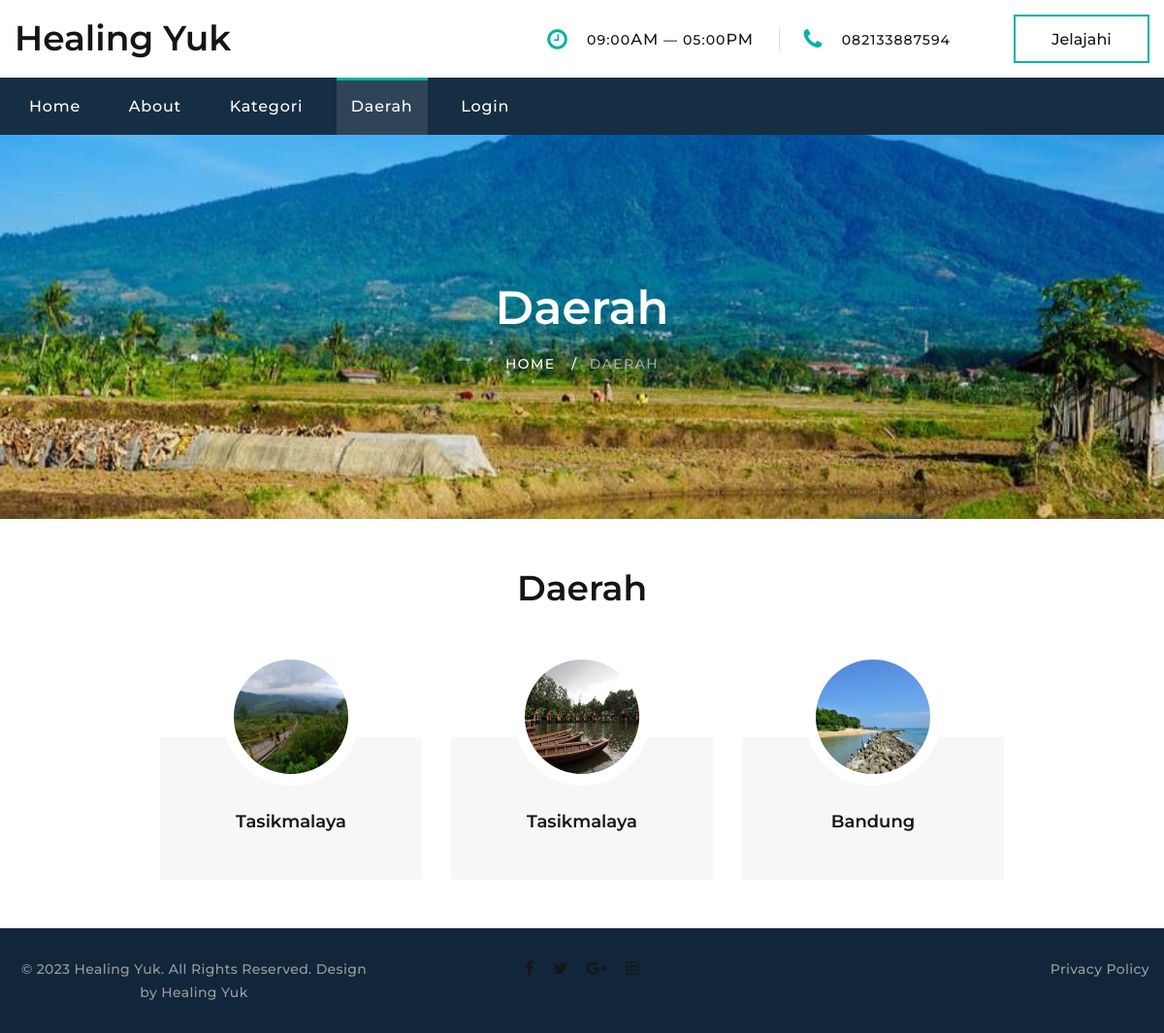
The app's page /daerah.php with its own data.
### tables this page shows
CREATE TABLE `traveling` (
  `id` int(11) NOT NULL,
  `nama_tempat` varchar(255) NOT NULL,
  `gambar` text NOT NULL,
  `deskripsi` text NOT NULL,
  `price` int(20) NOT NULL,
  `fasilitas` text NOT NULL,
  `id_kategori` int(11) NOT NULL,
  `id_daerah` int(11) NOT NULL,
  `lokasi` text NOT NULL
);

CREATE TABLE `daerah` (
  `id_nama_daerah` int(11) NOT NULL,
  `nama_daerah` text NOT NULL
);

### daerah.php (the view, shortened to what this page needs)
<!DOCTYPE html>
<html class="wide wow-animation" lang="en">
<head>
    <?php
    include "public/layouts/head.php";
    ?>
</head>
<body>
    <div class="page">
        <header class="section page-header">
            <div class="rd-navbar-wrap">
                <nav class="rd-navbar rd-navbar-corporate" data-layout="rd-navbar-fixed" data-sm-layout="rd-navbar-fixed" data-md-layout="rd-navbar-fixed" data-md-device-layout="rd-navbar-fixed" data-lg-layout="rd-navbar-static" data-lg-device-layout="rd-navbar-fixed" data-xl-layout="rd-navbar-static" data-xl-device-layout="rd-navbar-static" data-xxl-layout="rd-navbar-static" data-xxl-device-layout="rd-navbar-static" data-lg-stick-up-offset="46px" data-xl-stick-up-offset="46px" data-xxl-stick-up-offset="106px" data-lg-stick-up="true" data-xl-stick-up="true" data-xxl-stick-up="true">
                    <?php
                    include "public/layouts/header.php";
                    ?>
                    <div class="rd-navbar-main-outer">
                        <div class="rd-navbar-main">
                            <div class="rd-navbar-nav-wrap">
                                <ul class="rd-navbar-nav">
                                    <li class="rd-nav-item"><a class="rd-nav-link" href="index.php">Home</a>
                                    </li>
                                    <li class="rd-nav-item"><a class="rd-nav-link" href="about.php">About</a>
                                    </li>
                                    <li class="rd-nav-item"><a class="rd-nav-link" href="kategori.php">Kategori</a>
                                    </li>
                                    <li class="rd-nav-item active"><a class="rd-nav-link" href="daerah.php">Daerah</a>
                                    </li>
                                    <li class="rd-nav-item"><a class="rd-nav-link" href="login.php">Login</a>
                                    </li>
                                </ul>
                            </div>
                        </div>
                    </div>
                </nav>
            </div>
        </header>
        <section class="breadcrumbs-custom-inset">
            <div class="breadcrumbs-custom context-dark bg-overlay-60">
                <div class="container">
                    <h2 class="breadcrumbs-custom-title">Daerah</h2>
                    <ul class="breadcrumbs-custom-path">
                        <li><a href="index.php">Home</a></li>
                        <li class="active">Daerah</li>
                    </ul>
                </div>
                <div class="box-position" style="background-image: url(public/assets/images/salak.jpg);"></div>
            </div>
        </section>
        <section class="section section-sm">
            <div class="container">
                <h3 class="title-block find-car oh"><span class="d-inline-block wow slideInUp">Daerah</span></h3>
                <div class="row row-30 justify-content-center box-ordered">
                    <?php
                    include "public/config/connection.php";
                    $query1 = mysqli_query($connect, "SELECT d.*, t.id, t.gambar FROM daerah as d join traveling as t on t.id_daerah = d.id_nama_daerah order by t.id");
                    while ($data2 = mysqli_fetch_array($query1)) {
                    ?>
                        <div class="col-sm-6 col-md-5 col-lg-3">
                            <article class="team-modern">
                                <div class="team-modern-header"><a class="team-modern-figure" href="detail_daerah.php?id_nama_daerah=<?php echo $data2['id_nama_daerah'] ?>"><img class="img-circles" src="admin/pages/travel/<?php echo $data2['gambar'] ?>" alt="" style="max-width: 118px !important; height:118px !important" /></a>
                                </div>
                                <div class="team-modern-caption">
                                    <h6 class="team-modern-name"><a href="detail_daerah.php?id_nama_daerah=<?php echo $data2['id_nama_daerah'] ?>"><?php echo $data2['nama_daerah'] ?></a></h6>
                                </div>
                            </article>
                        </div>
                    <?php } ?>
                </div>
            </div>
        </section>
        <?php
        include "public/layouts/footer.php";
        ?>
    </div>
</body>
</html>

### records on screen
traveling: gambar (picture), id_daerah.nama_daerah "Tasikmalaya"
traveling: gambar (picture), id_daerah.nama_daerah "Tasikmalaya"
traveling: gambar (picture), id_daerah.nama_daerah "Bandung"
